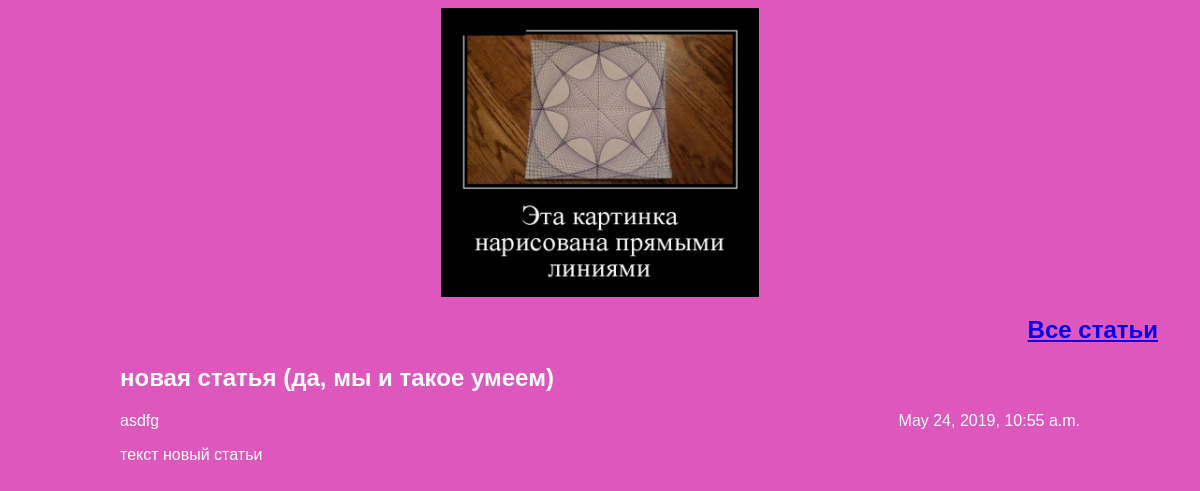
The page /article/23/ on the database its author committed.
### articles/models.py (models this page shows, shortened)
class Article(models.Model):
    objects = models.Manager()
    author = models.ForeignKey(settings.AUTH_USER_MODEL, on_delete=models.CASCADE)
    title = models.CharField(max_length=200)
    text = models.TextField()
    created_date = models.DateTimeField(default=timezone.now)

### articles/views.py (the view)
# urls.py: path('article/<article_id>/', views.get_article, name='get_article'),
def get_article(request, article_id):
    try:
        post = Article.objects.get(id=article_id)
        return render(request, 'article.html', {"post": post})
    except Article.DoesNotExist:
        raise Http404

### articles/templates/article.html (shortened to what this page needs)
<!DOCTYPE html>
<body>
    <div class="header">
        {% load static %}
        <img src="{% static 'img/dpb-logo.png' %}">
        <h2 class="exit"><a href="/articles/">Все статьи</a></h2>
        <link rel="stylesheet" href="{% static 'css/article.css' %}">
    </div>
    <div class="article">
        <div class="one-post">
            <h2 class="post-title">{{ post.title }}</h2>
            <div class="article-info">
                <div class="article-author">{{ post.author.username }}</div>
                <div class="article-created-date">{{ post.created_date }}</div>
            </div>
        </div>
        <p class="article-text">{{ post.text }}</p>
    </div>
</body>

### articles/static/css/article.css (style rules this page uses)
body { background: #dd57bc; font-family: Tahoma, Arial, sans-serif; color: #ffffff; }
.header img { display: block; width: 318px; margin-left: auto; margin-right: auto; }
.exit { color: #ffffff; width: 1150px; text-align: right; }
.article-author { width: 50%; float: left; }
.article-created-date { text-align: right; }
.article { width: 960px; margin-left: auto; margin-right: auto; }

### rows shown on the page
Article: title "новая статья (да, мы и такое умеем)", author.username "asdfg", created_date "May 24, 2019, 10:55 a.m.", text "текст новый статьи"
